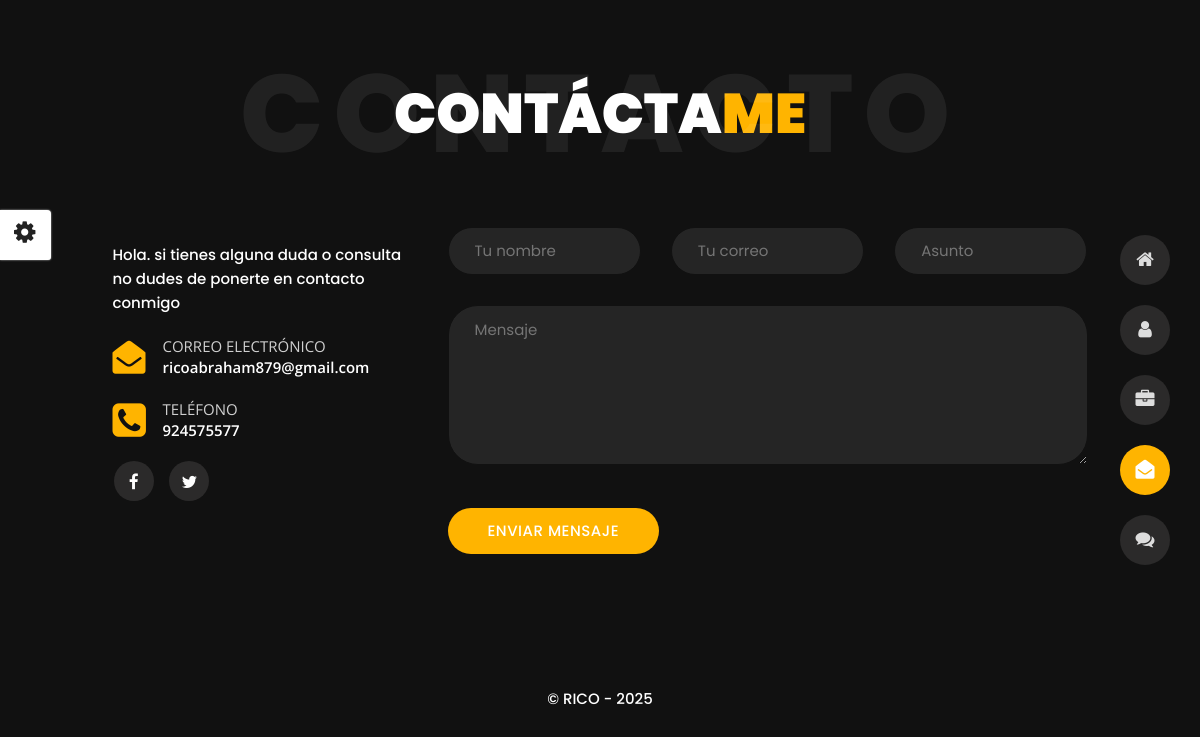
/contacto/, run on the app's committed database.
### core/models.py (models this page shows, shortened)
class ContactInfo(models.Model):
    titulo = models.CharField(max_length=200, default="Get in touch")
    subtitulo = models.CharField(max_length=200, default="Contact")
    mensaje_intro = RichTextField(verbose_name="Mensaje introductorio")
    email = models.EmailField(verbose_name="Correo de contacto")
    telefono = models.CharField(max_length=50, verbose_name="Número de teléfono")
    facebook = models.URLField(blank=True, null=True)
    twitter = models.URLField(blank=True, null=True)
    youtube = models.URLField(blank=True, null=True)
    dribbble = models.URLField(blank=True, null=True)
    class Meta:
        verbose_name = "Información de contacto"
        verbose_name_plural = "Información de contacto"

### core/views.py (the view)
# urls.py: path('contacto/', views.contacto, name='contacto'),
def contacto(request):
    contacto = ContactInfo.objects.first()
    if request.method == 'POST' and request.headers.get('X-Requested-With') == 'XMLHttpRequest':
        form = ContactForm(request.POST)
        if form.is_valid():
            nombre = form.cleaned_data['nombre']
            email = form.cleaned_data['email']
            asunto = form.cleaned_data['asunto']
            mensaje = form.cleaned_data['mensaje']
            MensajeContacto.objects.create(
                nombre=nombre,
                email=email,
                asunto=asunto,
                mensaje=mensaje
            )
            return JsonResponse({'success': True, 'message': 'Mensaje enviado correctamente.'})
        else:
            return JsonResponse({'success': False, 'error': form.errors}, status=400)
    else:
        form = ContactForm()
        context = {
            'contacto': contacto,
            'form': form,
            'now': datetime.now(),
            'body_class': 'contact',
        }
        return render(request, 'core/contact.html', context)

### core/forms.py
class ContactForm(forms.Form):
    nombre = forms.CharField(
        max_length=100,
        widget=forms.TextInput(attrs={'placeholder': 'Tu nombre'})
    )
    email = forms.EmailField(
        widget=forms.EmailInput(attrs={'placeholder': 'Tu correo'})
    )
    asunto = forms.CharField(
        max_length=150,
        widget=forms.TextInput(attrs={'placeholder': 'Asunto'})
    )
    mensaje = forms.CharField(
        widget=forms.Textarea(attrs={'placeholder': 'Mensaje', 'rows': 5})
    )

### core/context_processors.py (called while the page is built)
def site_settings(request):
    setting = SiteSetting.objects.first()
    return {'site_setting': setting}

### core/templates/core/contact.html (shortened to what this page needs)
{% extends 'core/base.html' %}
{% load static %}
{% block content %}
<section class="title-section text-left text-sm-center revealator-slideup revealator-once revealator-delay1">
    <h1>contácta<span>me</span></h1>
    <span class="title-bg">contacto</span>
</section>
<section class="main-content revealator-slideup revealator-once revealator-delay1">
    <div class="container">
        <div class="row">
            <div class="col-12 col-lg-4">
                <p class="open-sans-font mb-3">{{ contacto.mensaje_intro|safe }}</p>
                <p class="open-sans-font custom-span-contact position-relative">
                    <i class="fa fa-envelope-open position-absolute"></i>
                    <span class="d-block">Correo electrónico</span>{{ contacto.email }}
                </p>
                <p class="open-sans-font custom-span-contact position-relative">
                    <i class="fa fa-phone-square position-absolute"></i>
                    <span class="d-block">Teléfono</span>{{ contacto.telefono }}
                </p>
                <ul class="social list-unstyled pt-1 mb-5">
                    {% if contacto.facebook %}
                        <li class="facebook"><a title="Facebook" href="{{ contacto.facebook }}" target="_blank"><i class="fa fa-facebook"></i></a></li>
                    {% endif %}
                    {% if contacto.twitter %}
                        <li class="twitter"><a title="Twitter" href="{{ contacto.twitter }}" target="_blank"><i class="fa fa-twitter"></i></a></li>
                    {% endif %}
                </ul>
            </div>
            <div class="col-12 col-lg-8">
                <form method="post" class="contactform" id="contactForm">
                    <div class="row">
                        <div class="col-12 col-md-4">
                            {{ form.nombre }}
                        </div>
                        <div class="col-12 col-md-4">
                            {{ form.email }}
                        </div>
                        <div class="col-12 col-md-4">
                            {{ form.asunto }}
                        </div>
                        <div class="col-12 mb-3">
                            {{ form.mensaje }}
                        </div>
                        <div class="col-12">
                            <button type="button" class="btn btn-contact">Enviar Mensaje</button>
                        </div>
                    </div>
                </form>
            </div>
        </div>
    </div>
</section>
{% endblock %}

### static/css/style.css (style rules this page uses)
html { overflow-x: hidden; height: 100%; }
body { font-family: 'Poppins', sans-serif; font-size: 15px; color: #fff; font-weight: 500; line-height: 1.6; position: relative; background-size: cover; background-position: center; height: 100%; width: 100%; background-color: #111; }
.open-sans-font { font-family: 'Open Sans', sans-serif; }
.no-transform { transform: none !important; }
.btn { box-shadow: none !important; border-radius: 26px; font-weight: 500; height: 46px; line-height: 46px; font-size: 15px; text-transform: uppercase; color: #fff; padding: 0 40px; outline: none !important; overflow: hidden; display: inline-block; position: relative; font-family: 'Poppins', sans-serif; letter-spacing: .5px; border: 0; }
.btn, .btn:hover, .btn:focus { color: #fff; text-decoration: none; }
.title-section { margin: 0 auto; width: 100%; position: relative; padding: 80px 0; }
.title-section h1 { font-size: 56px; font-weight: 900; color: #fff; text-transform: uppercase; margin: 0; }
.title-bg { font-size: 110px; left: 0; letter-spacing: 10px; line-height: 0.7; position: absolute; right: 0; top: 50%; text-transform: uppercase; font-weight: 800; -webkit-transform: translateY(-50%); -moz-transform: translateY(-50%); -ms-transform: translateY(-50%); -o-transform: translateY(-50%); transform: translateY(-50%); color: rgba(255, 255, 255, 0.07); }
.contact .main-content { padding-bottom: 85px; }
.contact .custom-span-contact { font-weight: 600; padding-left: 50px; line-height: 21px; padding-top: 5px; }
.contact .custom-span-contact i { left: 0; top: 10px; font-size: 33px; }
.contact .custom-span-contact i.fa-phone-square { font-size: 39px; top: 7px; }
.contact .custom-span-contact span { text-transform: uppercase; opacity: .8; font-weight: 400; }
.contact ul.social { margin-left: -5px; }
.contact ul.social li { display: inline-block; }
.contact ul.social li a { display: inline-block; height: 40px; width: 40px; line-height: 42px; text-align: center; color: #fff; transition: .3s; font-size: 17px; margin: 0 6px; background: #2b2a2a; border-radius: 50%; }
.contact .contactform input[type=text], .contact .contactform input[type=email] { border: 1px solid #111; width: 100%; background: #252525; color: #fff; padding: 11px 26px; margin-bottom: 30px; border-radius: 30px; outline: none !important; transition: .3s; }
.contact .contactform textarea { border: 1px solid #111; background: #252525; color: #fff; width: 100%; padding: 12px 26px; margin-bottom: 20px; height: 160px; overflow: hidden; border-radius: 30px; outline: none !important; transition: .3s; }
@media (max-width: 1350px) and (min-width: 992px) { .container { max-width: calc(100% - 195px); } }
@media (min-width: 992px) { .btn:before { font: 15px/1.2em FontAwesome; color: #fff; position: absolute; height: 100%; right: 25px; top: 50%; margin-top: -9px; transition: all 0.3s; opacity: 0; filter: alpha(opacity=0); -webkit-transform: translateX(-20px); transform: translateX(-20px); } }
@media (min-width: 992px) { .btn.btn-contact:before { content: "\f1d8"; } }

### static/css/skins/yellow.css (style rules this page uses)
.home h1, .about .box-stats h3, .title-section h1 span, #menu li.active a, body.light #menu li.active a, .blog .post-container:hover .post-content .entry-header h3 a, .blog .post-content .entry-header h3 a:hover, .contact .custom-span-contact i, .portfolio .slideshow figcaption h3, .portfolio .slideshow a, .portfolio .grid figure:hover figcaption, .blog-post .meta i { color: #ffb400; }
.about .resume-box .icon, .contact ul.social li a:hover, body.light.contact ul.social li a:hover, .preloader .loader, .blog .page-link:hover, .blog .page-item.active .page-link, body.light.blog .page-link:hover, body.light.blog .page-item.active .page-link, .portfolio .grid li figure div, .header ul.icon-menu li.icon-box.active, .header ul.icon-menu li.icon-box:hover, body.light .header ul.icon-menu li.icon-box.active, body.light .header ul.icon-menu li.icon-box:hover, .btn, .header .icon-box h2, .home .color-block, .title-section hr, .portfolio .slideshow .carousel-indicators li.active { background-color: #ffb400; }

### data on the page
ContactInfo: mensaje_intro "Hola. si tienes alguna duda o consulta no dudes de ponerte en contacto conmigo", email "ricoabraham879@gmail.com", telefono "924575577"
